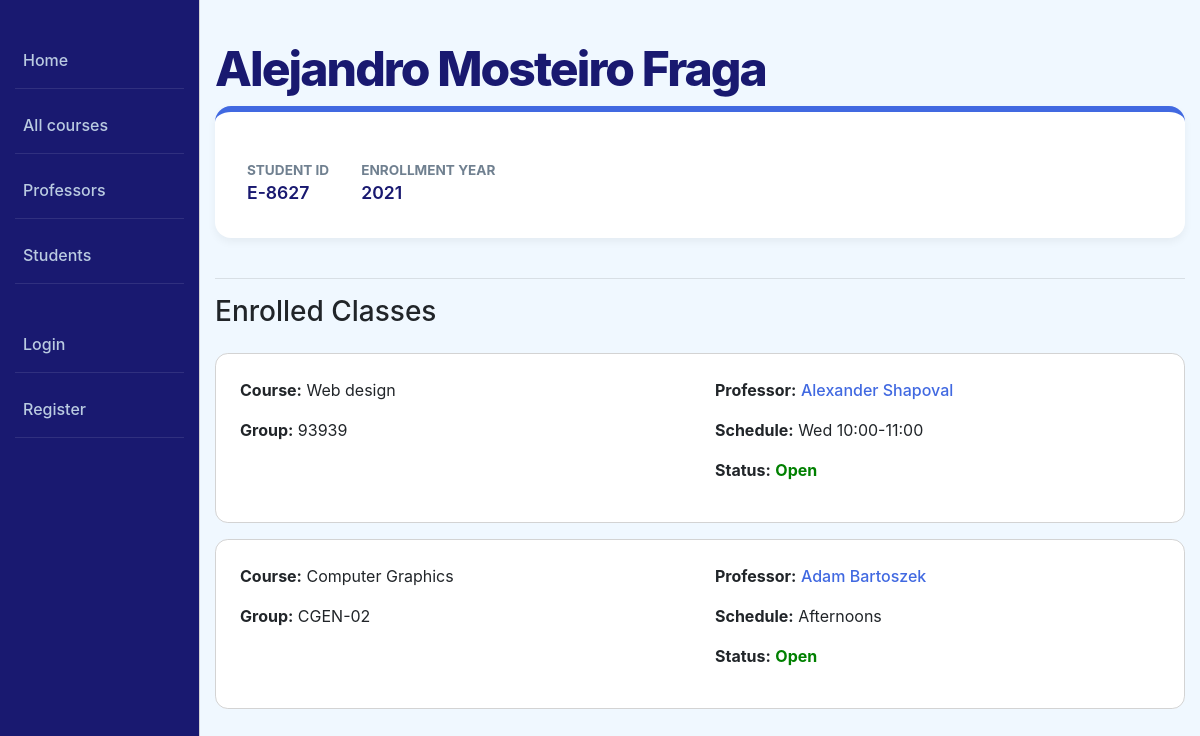
Page /catalog/student/5 on the earlier database version.
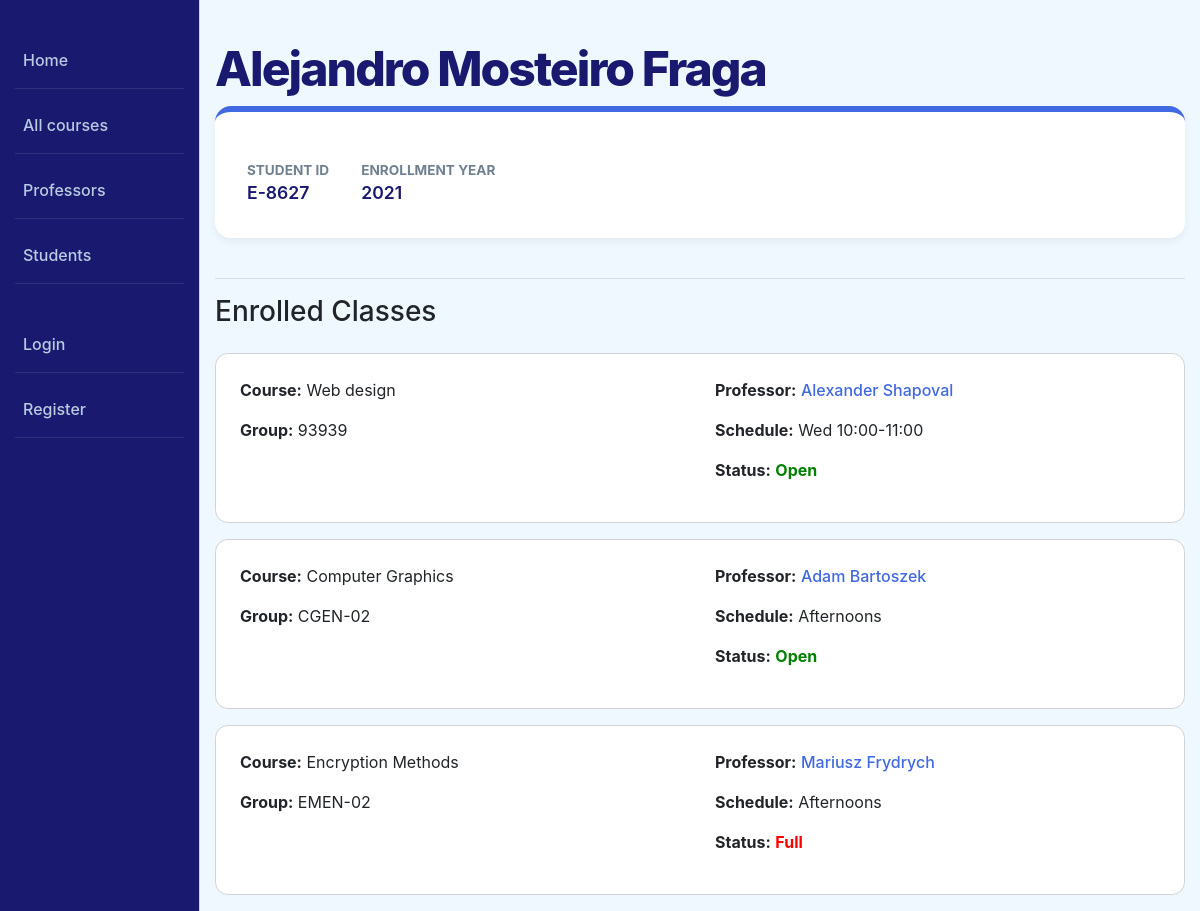
Same page on the later database version.
### catalog/models.py (models this page shows, shortened)
class ClassGroup(models.Model):
  ENROLLMENT_STATUS_CHOICES = [
      ('OPEN', 'Open'),
      ('CLOSED', 'Closed'),
  ]
  class_id = models.CharField(verbose_name='Class Group ID', max_length=50, unique=True, help_text='Enter the class group ID')
  start_date = models.DateField(verbose_name='Start Date', blank=True, null=True)
  end_date = models.DateField(verbose_name='End Date', blank=True, null=True)
  status = models.CharField(verbose_name='Enrollment Status', max_length=20, choices=ENROLLMENT_STATUS_CHOICES, default='OPEN')
  course = models.ForeignKey(Course, on_delete=models.CASCADE, related_name='class_groups')
  schedule = models.CharField(verbose_name='Class Schedule', max_length=255, blank=True, help_text='Enter the class schedule (e.g., Mon/Wed/Fri 10:00-11:00)')
  maxStudents = models.IntegerField(verbose_name='Maximum Students', help_text='Enter the maximum number of students')
  profesor = models.ForeignKey(Profesor, on_delete=models.SET_NULL, null=True, related_name='classes')
  enrolled_students = models.ManyToManyField(Student, related_name='classes', blank=True)
  @property
  def computed_status(self):
      if self.status == 'OPEN':
        if self.enrolled_students.count() >= self.maxStudents:
            return 'FULL'
        return 'OPEN'
      return self.status

class Course(models.Model):
  course_code = models.CharField(verbose_name='Course Code', max_length=200, help_text='Enter the course code')
  title = models.CharField(verbose_name='Course Title', max_length=200, help_text='Enter the course title')
  description = models.TextField(verbose_name='Course Description', help_text='Enter the course description', blank=True)
  academic_level = models.ForeignKey('Level', on_delete=models.SET_NULL, null=True)
  department = models.ForeignKey('Department', on_delete=models.SET_NULL, null=True)
  topic = models.CharField(verbose_name='Course Topic', max_length=255, help_text='Enter the course topic', blank=True)
  visit_count = models.PositiveIntegerField(default=0)

class Profesor(models.Model):
  user = models.OneToOneField(
      User, on_delete=models.CASCADE, null=True, blank=True, related_name='profesor',
  )
  name = models.CharField(max_length=200, help_text='Enter the profesor name')
  def __str__(self):
    return self.name
  def get_absolute_url(self):
    return reverse('professor-detail', args=[str(self.id)])

### catalog/views.py (the view)
# urls.py: path('student/<int:pk>', views.StudentDetailView.as_view(), name='student-detail'),
class StudentDetailView(generic.DetailView):
    model = Student

### catalog/templates/catalog/student_detail.html
{% extends "base_generic.html" %}
{% load static %}
{% block extra_css %}
  <link rel="stylesheet" href="{% static 'css/student_detail.css' %}">
{% endblock %}
{% block content %}
  <h1 class="main-title">{{ student.first_name }} {{ student.last_name }}</h1>
  <div class="student-profile-card">
    <div class="info-grid">
      <div>
        <span class="info-label">Student ID</span>
        <span class="info-value">{{ student.student_id }}</span>
      </div>
      <div>
        <span class="info-label">Enrollment Year</span>
        <span class="info-value">{{ student.enrollment_year }}</span>
      </div>
    </div>
  </div>
  <hr>
  <h3 class="mb-4">Enrolled Classes</h3>
  {% if student.classes.all %}
    {% for group in student.classes.all %}
      <div class="class-enrollment-card">
        <div class="row">
          <div class="col-md-6">
            <p><strong>Course:</strong> {{ group.course.title }}</p>
            <p><strong>Group:</strong> {{ group.class_id }}</p>
          </div>
          <div class="col-md-6">
            <p><strong>Professor:</strong>
              <a href="{{ group.profesor.get_absolute_url }}" class="prof-link">{{ group.profesor }}</a>
            </p>
            <p><strong>Schedule:</strong> {{ group.schedule }}</p>
            <p>
              <strong>Status:</strong>
              {% if group.computed_status == 'OPEN' %}
                <span class="status-open">Open</span>
              {% elif group.computed_status == 'FULL' %}
                <span class="status-full">Full</span>
              {% else %}
                <span class="status-closed">Closed</span>
              {% endif %}
            </p>
          </div>
        </div>
      </div>
    {% endfor %}
  {% else %}
    <p class="text-muted">This student is not enrolled in any class.</p>
  {% endif %}
{% endblock %}

Differences in the rows shown:
now on this page (row edited): ClassGroup: course "Encryption Methods", class_id "EMEN-02", profesor "Mariusz Frydrych", schedule "Afternoons", status "Full"
